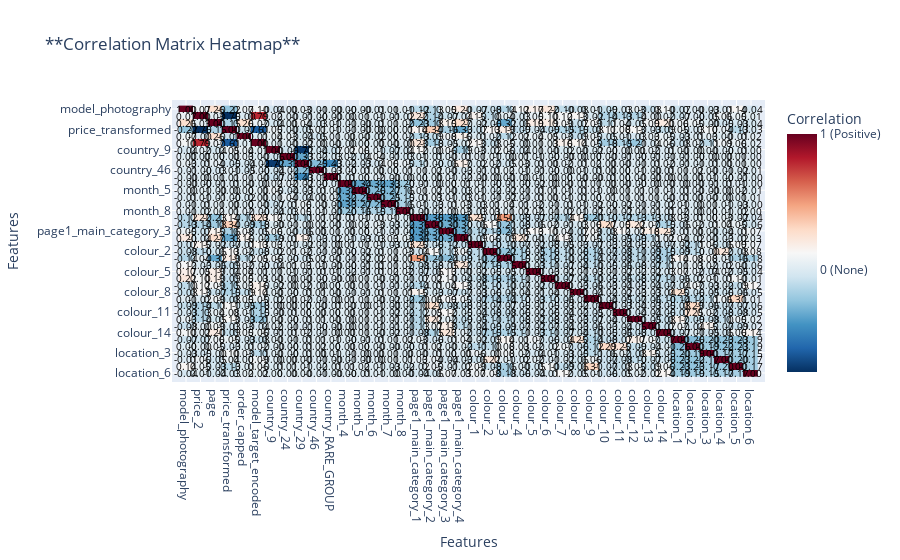

Write notebook code for a chart like this one.
### Code cell
create_plotly_correlation_matrix(data1)
